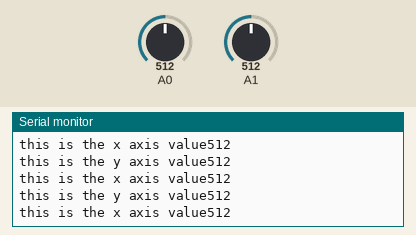
This sketch was run on a simulated Arduino Uno, built with avr-gcc and run on an emulated ATmega328P. Shown: the last lines printed to the serial monitor. The test bench sets the inputs (shaded band); at power-on: A0 = 512, A1 = 512. No radio packets arrive unless stated.

Above: at 1.2 s.
1.3 s: A0 set to 104
At 1.9 s:
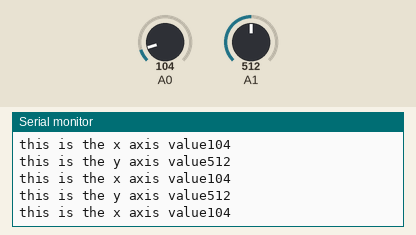
4.3 s: A0 set to 93
At 5.0 s:
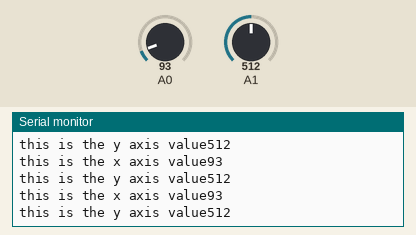
7.3 s: A1 set to 108
At 8.4 s:
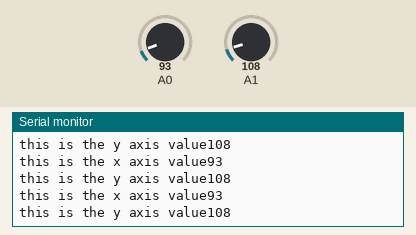
8.8 s: A1 set to 92
At 9.7 s:
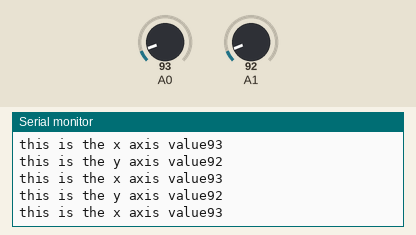
Timing chart, 0 to 11.8 s (numbered marks = the images above; inputs shaded):
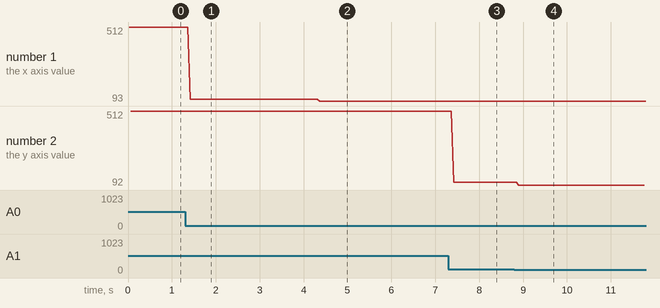

Measured:
- the behaviour switches between 100 and 99 on A0 (found by bisection; images 1 and 2)
- the behaviour switches between 100 and 99 on A1 (found by bisection; images 3 and 4)
- after the input at 1.3 s, the serial monitor: prints a new line after 0.12 s (image 1)
- after the input at 4.3 s, the serial monitor: prints a new line after 0.07 s (image 2)
- after the input at 7.3 s, the serial monitor: prints a new line after 0.12 s (image 3)
- after the input at 8.8 s, the serial monitor: prints a new line after 0.11 s (image 4)
- plotted number 1: 512 → 104 after the input at 1.3 s, 104 → 93 after the input at 4.3 s
- plotted number 2: 512 → 108 after the input at 7.3 s, 108 → 92 after the input at 8.8 s

The sketch:

Transmitter_code.ino
```cpp
// Code when nrf24L01 module transmits the data to Arduino UNO
#include<SPI.h>
#include<nRF24L01.h>
#include<RF24.h>

RF24 radio(9,8); // selecting the Chip enable and chip select not pin
const byte address[6] = "00001"; // byte array that represents address through which the transmitter and reciever module communicate
char xyData[32] = ""; // converted int datatype into char and initialised as an empty string
String xAxis, yAxis; // converting and passing x and y values as strings instead of integers


void setup(){
  radio.begin();
  radio.openWritingPipe(address); // we are writing the address of the reciever to which we will send the data
  radio.setPALevel(RF24_PA_MAX); // Set the power amplifier value
  radio.stopListening();  // set as transmitter
  Serial.begin(9600);
}

void loop(){
  xAxis = analogRead(A0); // x and y values are analog values, they indicate the motion of the bus
  yAxis = analogRead(A1);
  xAxis.toCharArray(xyData, 5);
  radio.write(&xyData, sizeof(xyData)); // passing the x-axis data
  yAxis.toCharArray(xyData, 5);
  radio.write(&xyData, sizeof(xyData)); // passing the y-axis data
  delay(20);
  Serial.print("this is the x axis value");
  Serial.println(xAxis);
  Serial.print("this is the y axis value");
  Serial.println(yAxis);


}
```
